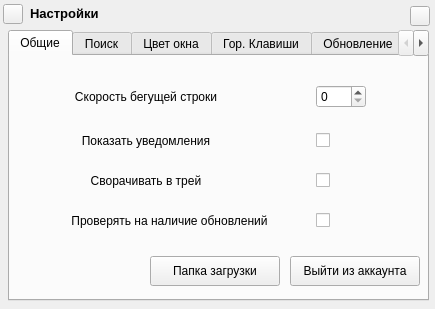
<?xml version="1.0" encoding="UTF-8"?>
<ui version="4.0">
 <class>Settings</class>
 <widget class="QWidget" name="Settings">
  <property name="geometry">
   <rect>
    <x>0</x>
    <y>0</y>
    <width>435</width>
    <height>309</height>
   </rect>
  </property>
  <property name="windowTitle">
   <string>Settings</string>
  </property>
  <property name="windowIcon">
   <iconset resource="res.qrc">
    <normaloff>:/new/prefix1/icons/vkp2.ico</normaloff>:/new/prefix1/icons/vkp2.ico</iconset>
  </property>
  <widget class="QTabWidget" name="tabWidget">
   <property name="geometry">
    <rect>
     <x>8</x>
     <y>30</y>
     <width>421</width>
     <height>271</height>
    </rect>
   </property>
   <property name="tabPosition">
    <enum>QTabWidget::North</enum>
   </property>
   <property name="tabShape">
    <enum>QTabWidget::Rounded</enum>
   </property>
   <property name="currentIndex">
    <number>0</number>
   </property>
   <widget class="QWidget" name="tab_3">
    <attribute name="title">
     <string>Общие</string>
    </attribute>
    <widget class="QPushButton" name="Download_Dir_BTN">
     <property name="geometry">
      <rect>
       <x>140</x>
       <y>200</y>
       <width>130</width>
       <height>30</height>
      </rect>
     </property>
     <property name="text">
      <string>Папка загрузки</string>
     </property>
    </widget>
    <widget class="QPushButton" name="Exit_account">
     <property name="geometry">
      <rect>
       <x>280</x>
       <y>200</y>
       <width>130</width>
       <height>30</height>
      </rect>
     </property>
     <property name="text">
      <string>Выйти из аккаунта</string>
     </property>
    </widget>
    <widget class="QWidget" name="">
     <property name="geometry">
      <rect>
       <x>19</x>
       <y>10</y>
       <width>381</width>
       <height>181</height>
      </rect>
     </property>
     <layout class="QGridLayout" name="gridLayout">
      <item row="0" column="0">
       <widget class="QLabel" name="label_6">
        <property name="maximumSize">
         <size>
          <width>150</width>
          <height>16777215</height>
         </size>
        </property>
        <property name="text">
         <string>Скорость бегущей строки</string>
        </property>
        <property name="textFormat">
         <enum>Qt::AutoText</enum>
        </property>
        <property name="alignment">
         <set>Qt::AlignCenter</set>
        </property>
       </widget>
      </item>
      <item row="0" column="1">
       <widget class="QSpinBox" name="spinBox_Text_Song">
        <property name="maximumSize">
         <size>
          <width>50</width>
          <height>16777215</height>
         </size>
        </property>
        <property name="focusPolicy">
         <enum>Qt::NoFocus</enum>
        </property>
        <property name="contextMenuPolicy">
         <enum>Qt::NoContextMenu</enum>
        </property>
        <property name="frame">
         <bool>true</bool>
        </property>
        <property name="readOnly">
         <bool>false</bool>
        </property>
        <property name="accelerated">
         <bool>false</bool>
        </property>
        <property name="correctionMode">
         <enum>QAbstractSpinBox::CorrectToNearestValue</enum>
        </property>
        <property name="keyboardTracking">
         <bool>false</bool>
        </property>
       </widget>
      </item>
      <item row="1" column="0">
       <widget class="QLabel" name="label_7">
        <property name="maximumSize">
         <size>
          <width>150</width>
          <height>16777215</height>
         </size>
        </property>
        <property name="text">
         <string>Показать уведомления</string>
        </property>
        <property name="alignment">
         <set>Qt::AlignCenter</set>
        </property>
       </widget>
      </item>
      <item row="1" column="1">
       <widget class="QCheckBox" name="checkBox_Notification">
        <property name="text">
         <string/>
        </property>
       </widget>
      </item>
      <item row="2" column="0">
       <widget class="QLabel" name="label_8">
        <property name="maximumSize">
         <size>
          <width>150</width>
          <height>16777215</height>
         </size>
        </property>
        <property name="text">
         <string>Сворачивать в трей</string>
        </property>
        <property name="alignment">
         <set>Qt::AlignCenter</set>
        </property>
       </widget>
      </item>
      <item row="2" column="1">
       <widget class="QCheckBox" name="checkBox_Hide_Tray">
        <property name="text">
         <string/>
        </property>
       </widget>
      </item>
      <item row="3" column="0">
       <widget class="QLabel" name="label_12">
        <property name="minimumSize">
         <size>
          <width>190</width>
          <height>0</height>
         </size>
        </property>
        <property name="maximumSize">
         <size>
          <width>200</width>
          <height>16777215</height>
         </size>
        </property>
        <property name="text">
         <string>Проверять на наличие обновлений</string>
        </property>
        <property name="alignment">
         <set>Qt::AlignCenter</set>
        </property>
       </widget>
      </item>
      <item row="3" column="1">
       <widget class="QCheckBox" name="CheckUpdate_box">
        <property name="text">
         <string/>
        </property>
       </widget>
      </item>
     </layout>
    </widget>
   </widget>
   <widget class="QWidget" name="tab_5">
    <attribute name="title">
     <string>Поиск</string>
    </attribute>
    <widget class="QWidget" name="layoutWidget">
     <property name="geometry">
      <rect>
       <x>59</x>
       <y>20</y>
       <width>311</width>
       <height>191</height>
      </rect>
     </property>
     <layout class="QGridLayout" name="gridLayout_2">
      <property name="bottomMargin">
       <number>20</number>
      </property>
      <property name="horizontalSpacing">
       <number>40</number>
      </property>
      <property name="verticalSpacing">
       <number>20</number>
      </property>
      <item row="2" column="1">
       <widget class="QCheckBox" name="Search_user_only">
        <property name="text">
         <string/>
        </property>
       </widget>
      </item>
      <item row="1" column="0">
       <widget class="QLabel" name="label_10">
        <property name="text">
         <string>Поиск только с текстом песни</string>
        </property>
        <property name="alignment">
         <set>Qt::AlignCenter</set>
        </property>
       </widget>
      </item>
      <item row="0" column="0">
       <widget class="QLabel" name="label_9">
        <property name="text">
         <string>Поиск только по исполнителю</string>
        </property>
        <property name="alignment">
         <set>Qt::AlignCenter</set>
        </property>
       </widget>
      </item>
      <item row="0" column="1">
       <widget class="QCheckBox" name="Search_performer_only">
        <property name="text">
         <string/>
        </property>
       </widget>
      </item>
      <item row="1" column="1">
       <widget class="QCheckBox" name="Search_lyrics_only">
        <property name="text">
         <string/>
        </property>
       </widget>
      </item>
      <item row="2" column="0">
       <widget class="QLabel" name="label_11">
        <property name="minimumSize">
         <size>
          <width>210</width>
          <height>0</height>
         </size>
        </property>
        <property name="text">
         <string>Искать по аудиозаписям пользователя</string>
        </property>
        <property name="alignment">
         <set>Qt::AlignCenter</set>
        </property>
       </widget>
      </item>
     </layout>
    </widget>
   </widget>
   <widget class="QWidget" name="tab">
    <attribute name="title">
     <string>Цвет окна</string>
    </attribute>
    <widget class="QSlider" name="horizontalSlider_R">
     <property name="geometry">
      <rect>
       <x>60</x>
       <y>20</y>
       <width>301</width>
       <height>22</height>
      </rect>
     </property>
     <property name="maximum">
      <number>255</number>
     </property>
     <property name="orientation">
      <enum>Qt::Horizontal</enum>
     </property>
    </widget>
    <widget class="QLabel" name="label">
     <property name="geometry">
      <rect>
       <x>9</x>
       <y>20</y>
       <width>41</width>
       <height>20</height>
      </rect>
     </property>
     <property name="text">
      <string>Red</string>
     </property>
     <property name="alignment">
      <set>Qt::AlignCenter</set>
     </property>
    </widget>
    <widget class="QSlider" name="horizontalSlider_G">
     <property name="geometry">
      <rect>
       <x>60</x>
       <y>70</y>
       <width>301</width>
       <height>22</height>
      </rect>
     </property>
     <property name="maximum">
      <number>255</number>
     </property>
     <property name="orientation">
      <enum>Qt::Horizontal</enum>
     </property>
    </widget>
    <widget class="QSlider" name="horizontalSlider_B">
     <property name="geometry">
      <rect>
       <x>60</x>
       <y>120</y>
       <width>301</width>
       <height>22</height>
      </rect>
     </property>
     <property name="maximum">
      <number>255</number>
     </property>
     <property name="orientation">
      <enum>Qt::Horizontal</enum>
     </property>
    </widget>
    <widget class="QLabel" name="label_2">
     <property name="geometry">
      <rect>
       <x>10</x>
       <y>70</y>
       <width>41</width>
       <height>21</height>
      </rect>
     </property>
     <property name="text">
      <string>Green</string>
     </property>
     <property name="alignment">
      <set>Qt::AlignCenter</set>
     </property>
    </widget>
    <widget class="QLabel" name="label_3">
     <property name="geometry">
      <rect>
       <x>10</x>
       <y>120</y>
       <width>41</width>
       <height>21</height>
      </rect>
     </property>
     <property name="text">
      <string>Blue</string>
     </property>
     <property name="alignment">
      <set>Qt::AlignCenter</set>
     </property>
    </widget>
    <widget class="QPushButton" name="StandartColor">
     <property name="geometry">
      <rect>
       <x>280</x>
       <y>210</y>
       <width>90</width>
       <height>20</height>
      </rect>
     </property>
     <property name="text">
      <string>Стандартный</string>
     </property>
    </widget>
    <widget class="QPushButton" name="Random_Color">
     <property name="geometry">
      <rect>
       <x>160</x>
       <y>210</y>
       <width>90</width>
       <height>20</height>
      </rect>
     </property>
     <property name="text">
      <string>Случайный</string>
     </property>
    </widget>
    <widget class="QLabel" name="label_5">
     <property name="geometry">
      <rect>
       <x>10</x>
       <y>170</y>
       <width>81</width>
       <height>21</height>
      </rect>
     </property>
     <property name="text">
      <string>Прозрачность</string>
     </property>
     <property name="alignment">
      <set>Qt::AlignCenter</set>
     </property>
    </widget>
    <widget class="QSlider" name="transparency_Slider">
     <property name="geometry">
      <rect>
       <x>110</x>
       <y>170</y>
       <width>251</width>
       <height>22</height>
      </rect>
     </property>
     <property name="minimum">
      <number>30</number>
     </property>
     <property name="value">
      <number>99</number>
     </property>
     <property name="orientation">
      <enum>Qt::Horizontal</enum>
     </property>
    </widget>
   </widget>
   <widget class="QWidget" name="tab_2">
    <attribute name="title">
     <string>Гор. Клавиши</string>
    </attribute>
    <widget class="QTableWidget" name="tableWidget">
     <property name="enabled">
      <bool>true</bool>
     </property>
     <property name="geometry">
      <rect>
       <x>70</x>
       <y>10</y>
       <width>291</width>
       <height>175</height>
      </rect>
     </property>
     <property name="focusPolicy">
      <enum>Qt::NoFocus</enum>
     </property>
     <property name="tabKeyNavigation">
      <bool>true</bool>
     </property>
     <property name="showDropIndicator" stdset="0">
      <bool>false</bool>
     </property>
     <property name="selectionMode">
      <enum>QAbstractItemView::NoSelection</enum>
     </property>
     <property name="textElideMode">
      <enum>Qt::ElideRight</enum>
     </property>
     <property name="showGrid">
      <bool>true</bool>
     </property>
     <property name="gridStyle">
      <enum>Qt::DashLine</enum>
     </property>
     <property name="sortingEnabled">
      <bool>false</bool>
     </property>
     <property name="cornerButtonEnabled">
      <bool>true</bool>
     </property>
     <row>
      <property name="text">
       <string>Плей/Пауза</string>
      </property>
     </row>
     <row>
      <property name="text">
       <string>Следующая</string>
      </property>
     </row>
     <row>
      <property name="text">
       <string>Предыдущая</string>
      </property>
     </row>
     <row>
      <property name="text">
       <string>Добавить в свои аудиозаписи</string>
      </property>
     </row>
     <row>
      <property name="text">
       <string>Загрузить</string>
      </property>
     </row>
     <row>
      <property name="text">
       <string>Громкость +</string>
      </property>
     </row>
     <row>
      <property name="text">
       <string>Громкость -</string>
      </property>
     </row>
     <column>
      <property name="text">
       <string>Гор. клавиша</string>
      </property>
     </column>
     <item row="0" column="0">
      <property name="text">
       <string>Alt + Home</string>
      </property>
     </item>
     <item row="1" column="0">
      <property name="text">
       <string>Alt + PgUp</string>
      </property>
     </item>
     <item row="2" column="0">
      <property name="text">
       <string>Alt + PgDn</string>
      </property>
     </item>
     <item row="3" column="0">
      <property name="text">
       <string>Alt + A</string>
      </property>
     </item>
     <item row="4" column="0">
      <property name="text">
       <string>Alt + D</string>
      </property>
     </item>
     <item row="5" column="0">
      <property name="text">
       <string>Alt + O</string>
      </property>
     </item>
     <item row="6" column="0">
      <property name="text">
       <string>Alt + I</string>
      </property>
     </item>
    </widget>
    <widget class="QTextEdit" name="Text">
     <property name="enabled">
      <bool>false</bool>
     </property>
     <property name="geometry">
      <rect>
       <x>100</x>
       <y>190</y>
       <width>221</width>
       <height>51</height>
      </rect>
     </property>
     <property name="font">
      <font>
       <pointsize>14</pointsize>
      </font>
     </property>
     <property name="focusPolicy">
      <enum>Qt::NoFocus</enum>
     </property>
     <property name="html">
      <string>&lt;!DOCTYPE HTML PUBLIC &quot;-//W3C//DTD HTML 4.0//EN&quot; &quot;http://www.w3.org/TR/REC-html40/strict.dtd&quot;&gt;
&lt;html&gt;&lt;head&gt;&lt;meta name=&quot;qrichtext&quot; content=&quot;1&quot; /&gt;&lt;style type=&quot;text/css&quot;&gt;
p, li { white-space: pre-wrap; }
&lt;/style&gt;&lt;/head&gt;&lt;body style=&quot; font-family:'MS Shell Dlg 2'; font-size:14pt; font-weight:400; font-style:normal;&quot;&gt;
&lt;p align=&quot;center&quot; style=&quot; margin-top:0px; margin-bottom:0px; margin-left:0px; margin-right:0px; -qt-block-indent:0; text-indent:0px;&quot;&gt;&lt;span style=&quot; font-size:10pt;&quot;&gt;Щелкните дважды по горячей клавише для её замены&lt;/span&gt;&lt;/p&gt;&lt;/body&gt;&lt;/html&gt;</string>
     </property>
    </widget>
    <widget class="QPushButton" name="Default_HotKey">
     <property name="geometry">
      <rect>
       <x>340</x>
       <y>221</y>
       <width>70</width>
       <height>20</height>
      </rect>
     </property>
     <property name="text">
      <string>Сбросить</string>
     </property>
    </widget>
   </widget>
   <widget class="QWidget" name="tab_6">
    <attribute name="title">
     <string>Обновление</string>
    </attribute>
    <widget class="QPushButton" name="UpdateOLD">
     <property name="geometry">
      <rect>
       <x>152</x>
       <y>130</y>
       <width>130</width>
       <height>30</height>
      </rect>
     </property>
     <property name="text">
      <string>Обновить</string>
     </property>
    </widget>
    <widget class="QPushButton" name="CheckNewVER">
     <property name="geometry">
      <rect>
       <x>152</x>
       <y>90</y>
       <width>130</width>
       <height>30</height>
      </rect>
     </property>
     <property name="text">
      <string>Проверить </string>
     </property>
    </widget>
    <widget class="QLabel" name="printActualVersion">
     <property name="geometry">
      <rect>
       <x>125</x>
       <y>20</y>
       <width>181</width>
       <height>21</height>
      </rect>
     </property>
     <property name="text">
      <string/>
     </property>
     <property name="alignment">
      <set>Qt::AlignCenter</set>
     </property>
    </widget>
    <widget class="QTextEdit" name="WarningUpdate">
     <property name="geometry">
      <rect>
       <x>16</x>
       <y>180</y>
       <width>381</width>
       <height>51</height>
      </rect>
     </property>
     <property name="html">
      <string>&lt;!DOCTYPE HTML PUBLIC &quot;-//W3C//DTD HTML 4.0//EN&quot; &quot;http://www.w3.org/TR/REC-html40/strict.dtd&quot;&gt;
&lt;html&gt;&lt;head&gt;&lt;meta name=&quot;qrichtext&quot; content=&quot;1&quot; /&gt;&lt;style type=&quot;text/css&quot;&gt;
p, li { white-space: pre-wrap; }
&lt;/style&gt;&lt;/head&gt;&lt;body style=&quot; font-family:'MS Shell Dlg 2'; font-size:8.25pt; font-weight:400; font-style:normal;&quot;&gt;
&lt;p align=&quot;center&quot; style=&quot; margin-top:0px; margin-bottom:0px; margin-left:0px; margin-right:0px; -qt-block-indent:0; text-indent:0px;&quot;&gt;&lt;span style=&quot; font-size:8pt;&quot;&gt;При нажатии на кнопку &amp;quot;Обновить&amp;quot; программа скачает новую версию и автоматически обновится. Пожалуйста, не закрывайте приложение во время обновления.&lt;/span&gt;&lt;/p&gt;&lt;/body&gt;&lt;/html&gt;</string>
     </property>
     <property name="textInteractionFlags">
      <set>Qt::TextSelectableByKeyboard|Qt::TextSelectableByMouse</set>
     </property>
    </widget>
   </widget>
   <widget class="QWidget" name="tab_4">
    <attribute name="title">
     <string>About</string>
    </attribute>
    <widget class="QTextBrowser" name="textBrowser">
     <property name="geometry">
      <rect>
       <x>10</x>
       <y>10</y>
       <width>401</width>
       <height>231</height>
      </rect>
     </property>
     <property name="html">
      <string>&lt;!DOCTYPE HTML PUBLIC &quot;-//W3C//DTD HTML 4.0//EN&quot; &quot;http://www.w3.org/TR/REC-html40/strict.dtd&quot;&gt;
&lt;html&gt;&lt;head&gt;&lt;meta name=&quot;qrichtext&quot; content=&quot;1&quot; /&gt;&lt;style type=&quot;text/css&quot;&gt;
p, li { white-space: pre-wrap; }
&lt;/style&gt;&lt;/head&gt;&lt;body style=&quot; font-family:'MS Shell Dlg 2'; font-size:8.25pt; font-weight:400; font-style:normal;&quot;&gt;
&lt;p align=&quot;center&quot; style=&quot; margin-top:0px; margin-bottom:0px; margin-left:0px; margin-right:0px; -qt-block-indent:0; text-indent:0px;&quot;&gt;&lt;span style=&quot; font-size:11pt; font-weight:600;&quot;&gt;VKPlayer 3.0 beta&lt;/span&gt;&lt;/p&gt;
&lt;p align=&quot;right&quot; style=&quot;-qt-paragraph-type:empty; margin-top:0px; margin-bottom:0px; margin-left:0px; margin-right:0px; -qt-block-indent:0; text-indent:0px; font-size:11pt; font-weight:600;&quot;&gt;&lt;br /&gt;&lt;/p&gt;
&lt;p align=&quot;right&quot; style=&quot;-qt-paragraph-type:empty; margin-top:0px; margin-bottom:0px; margin-left:0px; margin-right:0px; -qt-block-indent:0; text-indent:0px; font-size:11pt; font-weight:600;&quot;&gt;&lt;br /&gt;&lt;/p&gt;
&lt;p align=&quot;right&quot; style=&quot; margin-top:0px; margin-bottom:0px; margin-left:0px; margin-right:0px; -qt-block-indent:0; text-indent:0px;&quot;&gt;&lt;span style=&quot; font-size:10pt;&quot;&gt;Разработал : CauMoH&lt;/span&gt;&lt;/p&gt;
&lt;p align=&quot;right&quot; style=&quot;-qt-paragraph-type:empty; margin-top:0px; margin-bottom:0px; margin-left:0px; margin-right:0px; -qt-block-indent:0; text-indent:0px; font-size:9pt;&quot;&gt;&lt;br /&gt;&lt;/p&gt;
&lt;p align=&quot;right&quot; style=&quot; margin-top:0px; margin-bottom:0px; margin-left:0px; margin-right:0px; -qt-block-indent:0; text-indent:0px;&quot;&gt;&lt;span style=&quot; font-size:9pt;&quot;&gt;Оставляйте свои вопросы и пожелания по адресам : &lt;/span&gt;&lt;span style=&quot; font-size:9pt; font-weight:600;&quot;&gt;slanesterov@yandex.ru&lt;/span&gt;&lt;/p&gt;
&lt;p align=&quot;right&quot; style=&quot; margin-top:0px; margin-bottom:0px; margin-left:0px; margin-right:0px; -qt-block-indent:0; text-indent:0px;&quot;&gt;&lt;span style=&quot; font-size:9pt; font-weight:600;&quot;&gt;caumoh1993@gmail.com&lt;/span&gt;&lt;/p&gt;
&lt;p align=&quot;right&quot; style=&quot;-qt-paragraph-type:empty; margin-top:0px; margin-bottom:0px; margin-left:0px; margin-right:0px; -qt-block-indent:0; text-indent:0px; font-size:9pt; font-weight:600;&quot;&gt;&lt;br /&gt;&lt;/p&gt;
&lt;p align=&quot;right&quot; style=&quot; margin-top:0px; margin-bottom:0px; margin-left:0px; margin-right:0px; -qt-block-indent:0; text-indent:0px;&quot;&gt;&lt;span style=&quot; font-size:8pt;&quot;&gt;Если Вам понравилось приложение, Вы можете финансово поддержать его разработку. Все подробности на сайте&lt;/span&gt;&lt;/p&gt;
&lt;p align=&quot;right&quot; style=&quot;-qt-paragraph-type:empty; margin-top:0px; margin-bottom:0px; margin-left:0px; margin-right:0px; -qt-block-indent:0; text-indent:0px; font-size:9pt; font-weight:600;&quot;&gt;&lt;br /&gt;&lt;/p&gt;
&lt;p align=&quot;center&quot; style=&quot; margin-top:0px; margin-bottom:0px; margin-left:0px; margin-right:0px; -qt-block-indent:0; text-indent:0px;&quot;&gt;&lt;span style=&quot; font-family:'Arial,Helvetica,sans-serif'; font-size:7pt;&quot;&gt;Copyright © 2014 CauMoH&lt;/span&gt;&lt;/p&gt;&lt;/body&gt;&lt;/html&gt;</string>
     </property>
    </widget>
    <widget class="QPushButton" name="Open_Site_BTN">
     <property name="geometry">
      <rect>
       <x>50</x>
       <y>210</y>
       <width>130</width>
       <height>21</height>
      </rect>
     </property>
     <property name="font">
      <font>
       <pointsize>10</pointsize>
       <weight>50</weight>
       <bold>false</bold>
      </font>
     </property>
     <property name="layoutDirection">
      <enum>Qt::LeftToRight</enum>
     </property>
     <property name="text">
      <string>Перейти на сайт</string>
     </property>
    </widget>
    <widget class="QPushButton" name="aboutQt">
     <property name="geometry">
      <rect>
       <x>240</x>
       <y>210</y>
       <width>130</width>
       <height>21</height>
      </rect>
     </property>
     <property name="font">
      <font>
       <pointsize>10</pointsize>
       <weight>50</weight>
       <bold>false</bold>
      </font>
     </property>
     <property name="layoutDirection">
      <enum>Qt::LeftToRight</enum>
     </property>
     <property name="text">
      <string>About Qt</string>
     </property>
    </widget>
   </widget>
  </widget>
  <widget class="QPushButton" name="CloseApp">
   <property name="geometry">
    <rect>
     <x>410</x>
     <y>6</y>
     <width>20</width>
     <height>20</height>
    </rect>
   </property>
   <property name="font">
    <font>
     <pointsize>11</pointsize>
     <weight>75</weight>
     <bold>true</bold>
    </font>
   </property>
   <property name="text">
    <string/>
   </property>
  </widget>
  <widget class="QPushButton" name="Icon">
   <property name="geometry">
    <rect>
     <x>3</x>
     <y>4</y>
     <width>20</width>
     <height>20</height>
    </rect>
   </property>
   <property name="focusPolicy">
    <enum>Qt::NoFocus</enum>
   </property>
   <property name="text">
    <string/>
   </property>
  </widget>
  <widget class="QLabel" name="Title">
   <property name="geometry">
    <rect>
     <x>30</x>
     <y>1</y>
     <width>201</width>
     <height>25</height>
    </rect>
   </property>
   <property name="font">
    <font>
     <pointsize>10</pointsize>
     <weight>75</weight>
     <bold>true</bold>
    </font>
   </property>
   <property name="text">
    <string>Настройки</string>
   </property>
  </widget>
 </widget>
 <resources>
  <include location="res.qrc"/>
 </resources>
 <connections/>
</ui>
